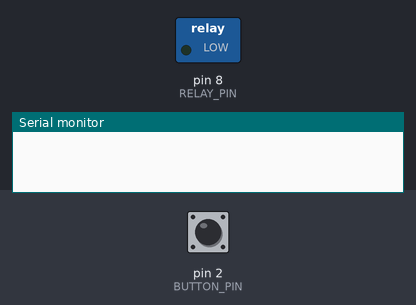
A sketch run on a simulated Arduino Uno, built with avr-gcc and run on an emulated ATmega328P. On the bench: switched loads named in the sketch (green lamp = pin HIGH), the last lines printed to the serial monitor. The inputs (shaded band) are chosen by the test bench; at power-on: pin 2 (BUTTON_PIN) HIGH.

Above: at 1.2 s.
1.3 s: pin 2 (BUTTON_PIN) pulled LOW for 0.15 s
At 2.3 s:
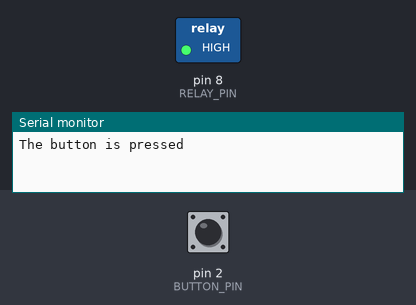
2.9 s: pin 2 (BUTTON_PIN) pulled LOW for 1 s
At 3.5 s:
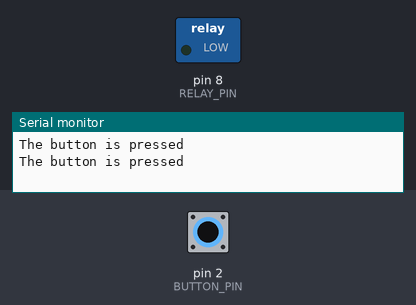
5.4 s: pin 2 (BUTTON_PIN) pulled LOW for 3.2 s
At 6.6 s:
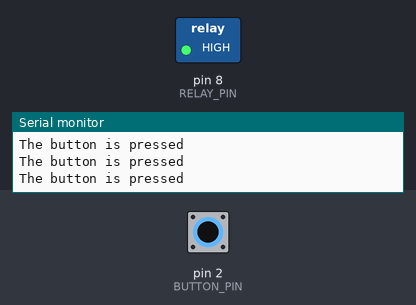
Timing chart, 0 to 8.4 s (numbered marks = the images above; inputs shaded):
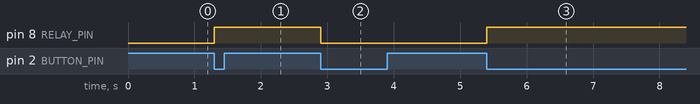

The sketch:

Push_Button_Relay_On_Off.ino
```cpp
const int BUTTON_PIN = 2;
const int RELAY_PIN = 8;

int relayState = LOW;
int lastButtonState;
int currentButtonState;

void setup() {
  Serial.begin(9600);
  pinMode(BUTTON_PIN, INPUT_PULLUP);
  pinMode(RELAY_PIN, OUTPUT);

  currentButtonState = digitalRead(BUTTON_PIN);
}

void loop() {
  lastButtonState = currentButtonState;
  currentButtonState = digitalRead(BUTTON_PIN);

  if (lastButtonState == HIGH && currentButtonState == LOW) {
    Serial.println("The button is pressed");

    if (relayState == LOW)
      relayState = HIGH;
    else
      relayState = LOW;

    digitalWrite(RELAY_PIN, relayState);
  }
}
```

Measured:
- after the input at 1.3 s, pin 8 (RELAY_PIN): LOW → HIGH at once
- after the input at 2.9 s, pin 8 (RELAY_PIN): HIGH → LOW at once
- after the input at 5.4 s, pin 8 (RELAY_PIN): LOW → HIGH at once
